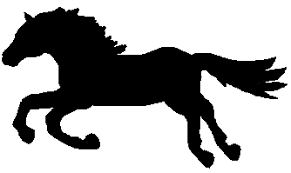
#> input picture tasks/task-11-morfologia-iii/img/horse.png, 291 x 173 px
$ jupyter execute atividade.ipynb
#> lines starting #> are read from the running program, lines starting #| are printed output that depends on the picture; after the words box and inside, x2 and y2 are one past the last pixel; in counts of white or black regions, pixels touching at a corner belong together
# Execute aqui primeiro

[cell 1]
import cv2 as cv
import numpy as np
import matplotlib.pyplot as plt

# Morfologia III

### Operações morfológicas em escala de cinza
---

As operações tem como objetivo modificar os seus vizinhos de forma que busque elementos da imagem como objetos e o fundo sejam realçado.
Por exemplo, na dilatação é utilizado o valor maximo dos vizinhos, já erosão utiliza o conceito de minização. Logo, na função abaixo tem as operações que são utilizados normalmente.

[cell 2]
def operacoes_morfologicas(path):

#> called with path = 'img/horse.png'
    img = cv.imread(path, cv.IMREAD_GRAYSCALE)
#> img: shape (173, 291); min 0, max 255, mean 165
    kernel = cv.getStructuringElement(cv.MORPH_ELLIPSE, (5, 5))

    # 4.1 dilatação/erosão.
    dil = cv.dilate(img, kernel)
    ero = cv.erode(img, kernel)

    # 4.2 abertura/fechamento
    open_ = cv.morphologyEx(img, cv.MORPH_OPEN, kernel)
    close = cv.morphologyEx(img, cv.MORPH_CLOSE, kernel)

    # 4.3 atualização
    atuali = cv.erode(cv.dilate(img, kernel), kernel)

    # 4.4 gradiente morfológico
    grad = cv.morphologyEx(img, cv.MORPH_GRADIENT, kernel)

    # 4.5 top-hat/bottom-hat
    tophat = cv.morphologyEx(img, cv.MORPH_TOPHAT, kernel)
    blackhat = cv.morphologyEx(img, cv.MORPH_BLACKHAT, kernel)

    # 4.6 granulometria
    granulometria = []
    sizes = range(1, 15)
    for size in sizes:
        k = cv.getStructuringElement(cv.MORPH_ELLIPSE, (size, size))
        opened = cv.morphologyEx(img, cv.MORPH_OPEN, k)
        diff = cv.subtract(img, opened)
        granulometria.append(np.sum(diff))
#> after the loop, granulometria = [0, 133506, 14310, 142969, 38414, 124791, 58934, 134770, 92514, 179654, 132240, 214623, 185054, 301249]

    # 4.7 segmentação de textura
    smoothed = cv.morphologyEx(img, cv.MORPH_OPEN, kernel)
    texture = cv.subtract(img, smoothed)
    _, segmented = cv.threshold(texture, 20, 255, cv.THRESH_BINARY)
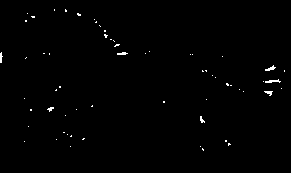
#> segmented: shape (173, 291); 0.64% white in thin lines or dots, all inside (x1, y1, x2, y2) = (0, 9, 285, 151)

    titles = ['Original', '4.1 Dilatação', '4.1 Erosão',
              '4.2 Abertura', '4.2 Fechamento', '4.3 Atualização',
              '4.4 Gradiente', '4.5 Top-Hat', '4.5 Black-Hat',
              '4.7 Segmentação de Textura']
    images = [img, dil, ero, open_, close, atuali, grad, tophat, blackhat, segmented]

    plt.figure(figsize=(15, 8))
    for i in range(len(images)):
        plt.subplot(3, 4, i + 1)
        plt.imshow(images[i], cmap='gray')
        plt.title(titles[i])
        plt.axis('off')
#> this loop made 10 passes
    plt.tight_layout()
    plt.show()

    # Plot separado para granulometria
    plt.figure(figsize=(6, 4))
    plt.plot(sizes, granulometria, marker='o')
    plt.title("4.6 Granulometria")
    plt.xlabel("Tamanho do elemento estruturante")
    plt.ylabel("Soma das diferenças")
    plt.grid(True)
    plt.show()
#> figure, not shown here; curve peaks at x = 14, y = 301249

[cell 3]
operacoes_morfologicas('img/horse.png')

[cell 4]
operacoes_morfologicas('img/strawberries.tif')
#> call 2 of operacoes_morfologicas, with path = 'img/strawberries.tif'
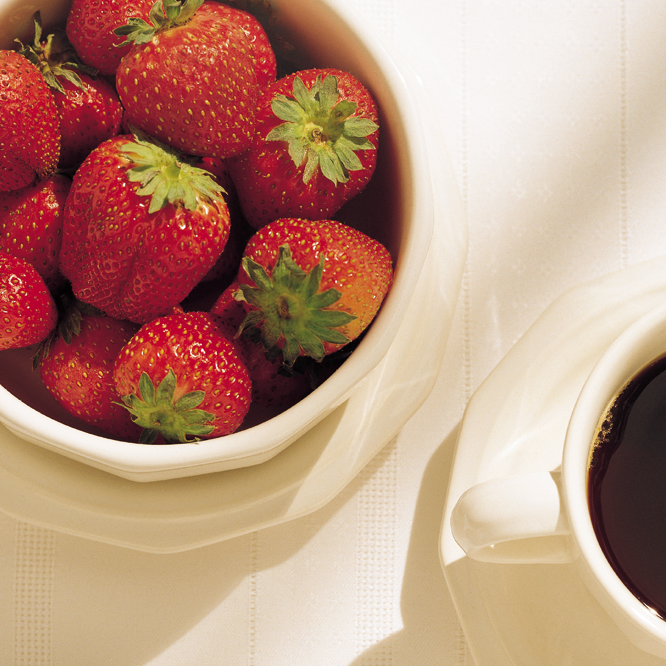
#> input picture tasks/task-11-morfologia-iii/img/strawberries.tif, 666 x 666 px
#> in operacoes_morfologicas (call 2), `img = cv.imread(path, cv.IMREAD_GRAYSCALE)`:
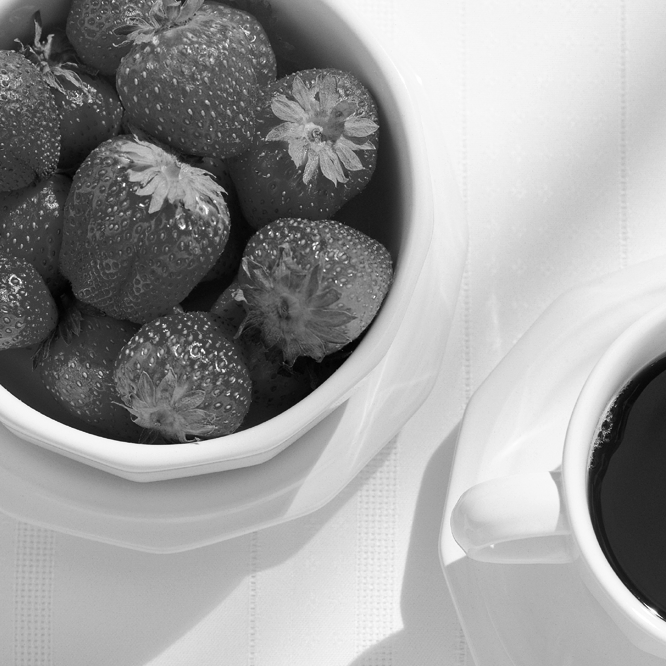
#> img: shape (666, 666); min 2, max 255, mean 155.7
#> in operacoes_morfologicas (call 2), `kernel = cv.getStructuringElement(cv.MORPH_ELLIPSE, (5, 5))`: kernel = [[0, 0, 1, 0, 0], [1, 1, 1, 1, 1], [1, 1, 1, 1, 1], [1, 1, 1, 1, 1], [0, 0, 1, 0, 0]]
#> in operacoes_morfologicas (call 2), `dil = cv.dilate(img, kernel)`:
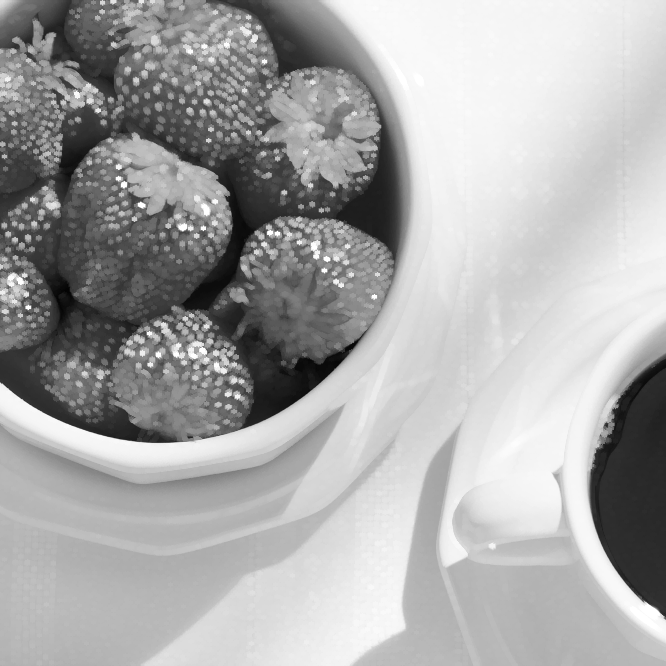
#> dil: shape (666, 666); min 3, max 255, mean 168.4
#> in operacoes_morfologicas (call 2), `ero = cv.erode(img, kernel)`:
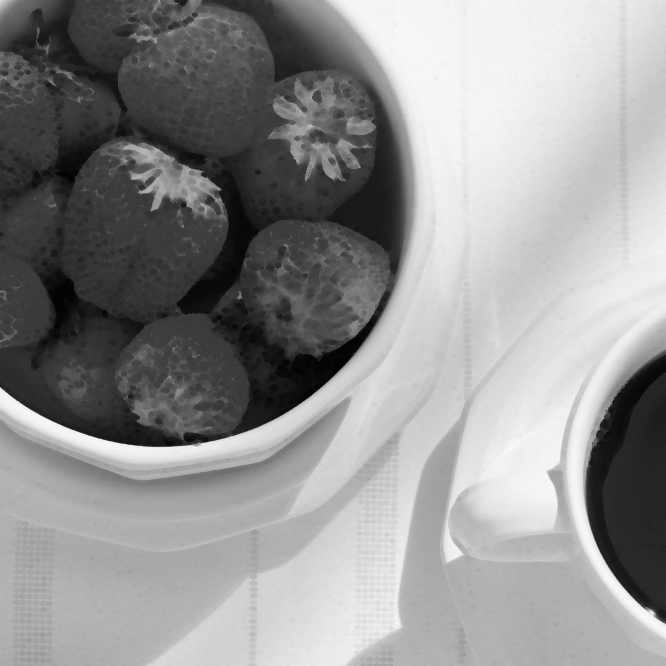
#> ero: shape (666, 666); min 2, max 249, mean 145.7
#> in operacoes_morfologicas (call 2), `open_ = cv.morphologyEx(img, cv.MORPH_OPEN, kernel)`:
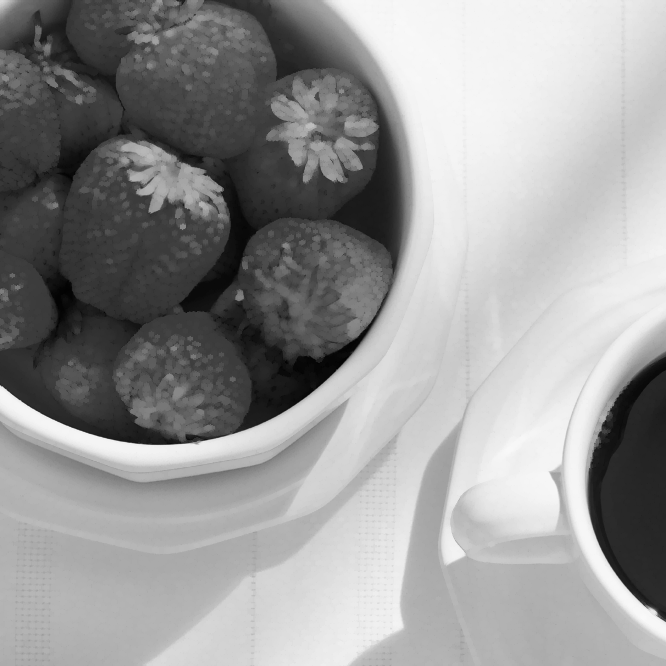
#> open_: shape (666, 666); min 2, max 249, mean 151.6
#> in operacoes_morfologicas (call 2), `grad = cv.morphologyEx(img, cv.MORPH_GRADIENT, kernel)`:
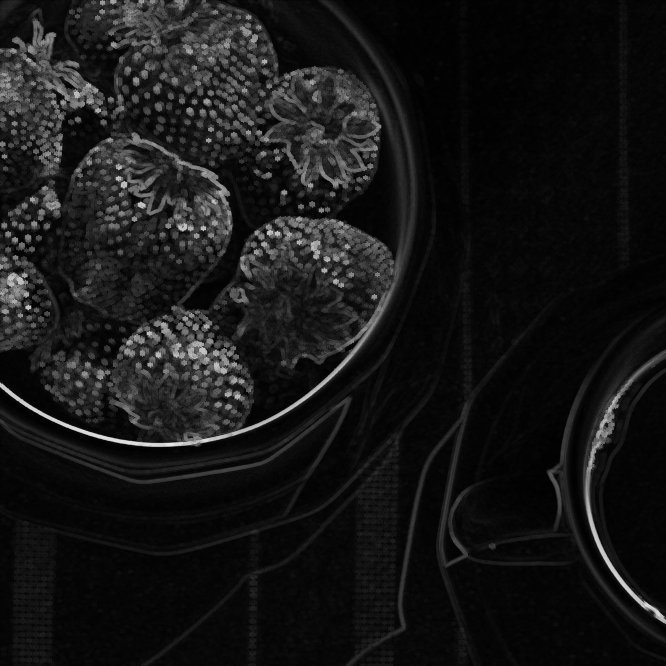
#> grad: shape (666, 666); min 0, max 233, mean 22.7
#> in operacoes_morfologicas (call 2), `blackhat = cv.morphologyEx(img, cv.MORPH_BLACKHAT, kernel)`:
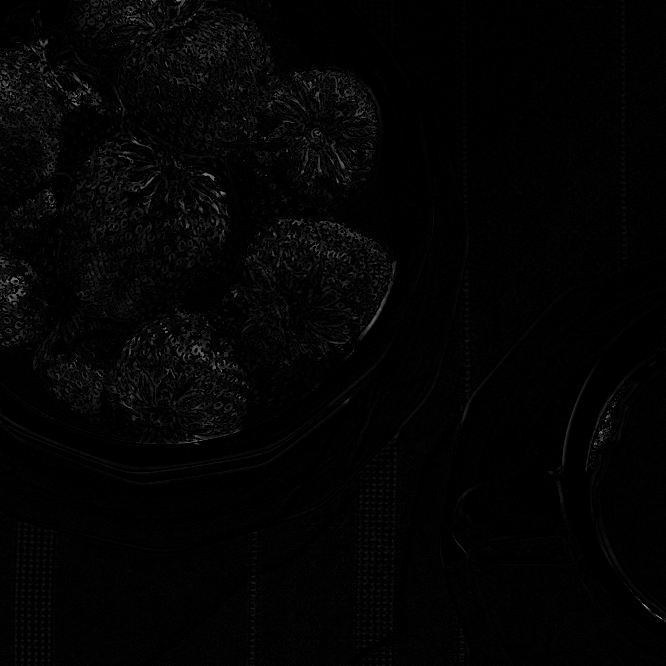
#> blackhat: shape (666, 666); min 0, max 156, mean 3.7
#> the loop in operacoes_morfologicas (call 2), `for size in sizes:` made 14 passes
#> k on passes 1 to 4: [1], [[0, 1], [1, 1]], [[0, 1, 0], [1, 1, 1], [0, 1, 0]], [[0, 0, 1, 0], [1, 1, 1, 1], [1, 1, 1, 1], [1, 1, 1, 1]]
#> after the loop in operacoes_morfologicas (call 2), `for size in sizes:`: granulometria = [0, 1194425, 878807, 1956172, 1837159, 2446563, 2414291, 2957919, 2935325, 3405109, 3370826, 3720610, 3676793, 4066649]
#> in operacoes_morfologicas (call 2), `_, segmented = cv.threshold(texture, 20, 255, cv.THRESH_BINARY)`:
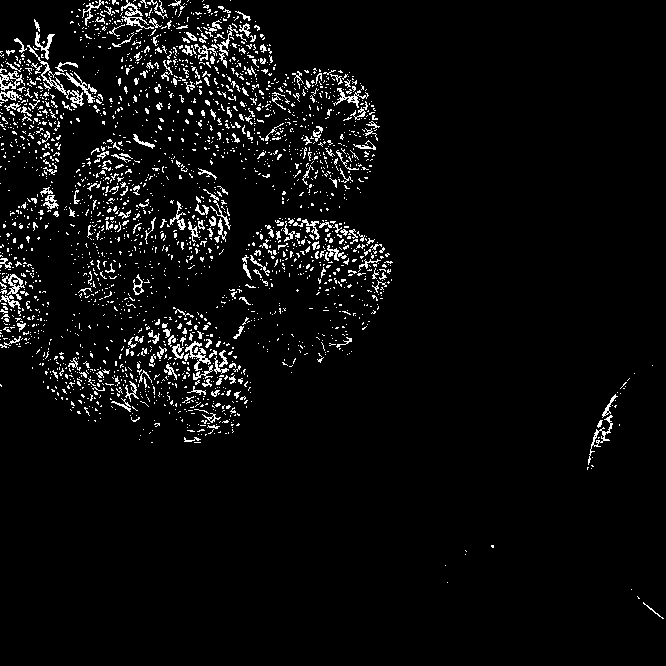
#> segmented: shape (666, 666); 4.7% white in thin lines or dots
#> the loop in operacoes_morfologicas (call 2), `for i in range(len(images)):` made 10 passes
#> in operacoes_morfologicas (call 2), `plt.show()`:
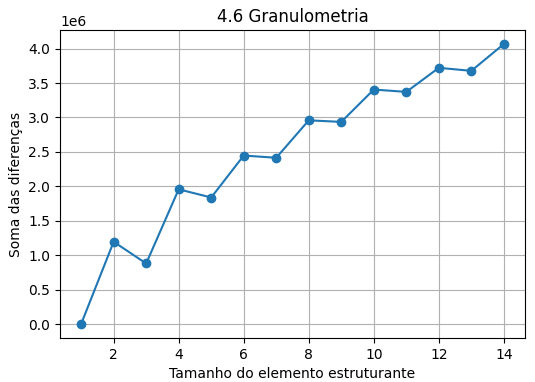
#> figure drawn by matplotlib, 1 panel; curve peaks at x = 14, y = 4066649
